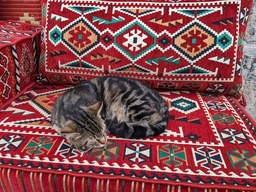
#> input picture cat_istanbul.jpg, 256 x 192 px, shrunk from 847 x 635 before the run
$ jupyter execute --allow-errors images.ipynb   (shell and % lines are left out)
#> lines starting #> are read from the running program, lines starting #| are printed output that depends on the picture; after the words box and inside, x2 and y2 are one past the last pixel; in counts of white or black regions, pixels touching at a corner belong together
### image_util.py
import numpy as np

def horizontal_flip(im):
    """
    Perform horizontal flipping on the input image.
    Args:
        im (numpy.ndarray): Input grayscale image represented as a 2D NumPy array.
    Returns:
        numpy.ndarray: Flipped image represented as a 2D NumPy array.
    Example:
        >>> image = [[1, 2, 3],
                     [4, 5, 6],
                     [7, 8, 9]]
        >>> flipped_image = horizontal_flip(image)
        >>> flipped_image
        [[3, 2, 1],
         [6, 5, 4],
         [9, 8, 7]]
    """
    im_flipped = im[:, -1::-1].copy()
    # width, height = im.shape
    ## YOUR CODE HERE
    return im_flipped


def region_avg(im, ic, jc, k=3):
    """
    Calculate the average pixel value within the kxk rectangular region
    centered at the specified coordinates.

    Args:
        im (numpy.ndarray): Input grayscale image represented as a 2D NumPy array.
        ic (int): Row index of the center of the region.
        jc (int): Column index of the center of the region.
        k: size of the region

    Returns:
        float: Average pixel value within the specified region.

    Example:
        >>> image = [[1, 2, 3],
                     [4, 5, 6],
                     [7, 8, 9]]
        >>> region_avg(image, 1, 1)
        5.0


    """
    #comment: test might have out of bound error
    start_row = max(ic - k // 2, 0)
    start_col = max(jc - k // 2, 0)
    end_row = min(ic + k // 2, im.shape[0] - 1)
    end_col = min(jc + k // 2, im.shape[1] - 1)

    region = im[start_row:end_row + 1, start_col:end_col + 1]
    return np.mean(region)

    return mean_region


def blur(im, k=3):
    """Apply a blur filter to the input image using a rectangular averaging.
    Use the region_avg function.

    Args:
        im (numpy.ndarray): Input grayscale image represented as a 2D NumPy array.
        k (int, optional): Size of the rectangular submatrix (default is 3).

    Returns:
        numpy.ndarray: Blurred image represented as a 2D NumPy array.

    """
    ## YOUR CODE HERE
    im_blurred = np.zeros(im.shape)
    for i in range(im.shape[0]):
        for j in range(im.shape[1]):
            im_blurred[i, j] = region_avg(im, i, j, k)
    return im_blurred


def region_median(im, ic, jc, k=3):
    """
    Calculate the median pixel value within the kxk rectangular region
    centered at the specified coordinates.

    Args:
        im (numpy.ndarray): Input grayscale image represented as a 2D NumPy array.
        ic (int): Row index of the center of the region.
        jc (int): Column index of the center of the region.
        k: size of the region

    Returns:
        float: Median pixel value within the specified region.

    Example:
        >>> image = [[1, 2, 3],
                     [4, 5, 6],
                     [7, 8, 9]]
        >>> region_avg(image, 1, 1)
        5.0
    """
    ## YOUR CODE HERE
    im_region = []
    start_row = max(ic - k // 2, 0)
    start_col = max(jc - k // 2, 0)
    end_row = min(ic + k // 2, im.shape[0] - 1)
    end_col = min(jc + k // 2, im.shape[1] - 1)

    region = im[start_row:end_row + 1, start_col:end_col + 1]
    return np.median(region)
    # return np.median(l)


def denoise(im, k=3):
    """Apply median filtering to denoise the input grayscale image.
    Apply region_median on each pixel.

    Args:
        im (numpy.ndarray): Input grayscale image represented as a 2D NumPy array.
        k (int, optional): Size of the rectangular region for median filtering (default is 3).

    Returns:
        numpy.ndarray: Denoised image represented as a 2D NumPy array.

    Example:
        >>> image = [[1, 2, 3],
                     [4, 5, 6],
                     [7, 8, 9]]
        >>> denoise(image)
        array([[5, 5, 5],
               [5, 5, 5],
               [5, 5, 5]], dtype=uint8)
    """
    ## YOUR CODE HERE
    im_denoised = np.zeros(im.shape)
    for i in range(im.shape[0]):
        for j in range(im.shape[1]):
            im_denoised[i, j] = region_median(im, i, j, k)
    return im_denoised


def thresholding(im, threshold=100):
    """Apply thresholding to convert the input grayscale image into a binary image.

    Args:
        im (numpy.ndarray): Input grayscale image represented as a 2D NumPy array.
        threshold (int, optional): Threshold value for pixel intensity (default is 100).

    Returns:
        numpy.ndarray: Binary image represented as a 2D NumPy array, where pixels
                       with intensity values above the threshold are set to 255 (white)
                       and pixels below the threshold are set to 0 (black).

    Example:
        >>> image = [[50, 120, 200],
                     [100, 150, 180],
                     [30, 170, 220]]
        >>> thresholding(image, threshold=100)
        array([[  0, 255, 255],
               [  0, 255, 255],
               [  0, 255, 255]], dtype=uint8)
    """
    ## YOUR CODE HERE
    im_th = np.zeros(im.shape)
    for i in range(im.shape[0]):
        for j in range(im.shape[1]):
            if im[i, j] > threshold:
                im_th[i, j] = 255
            else:
                im_th[i, j] = 0
    return im_th


def center_crop(im, x_size, y_size):
    """ Perform a center crop on the input image.
    Args:
        im (numpy.ndarray): Input image represented as a 2D NumPy array.
        x_size (int): Desired width of the cropped region.
        y_size (int): Desired height of the cropped region.
    Returns:
        numpy.ndarray: Cropped image represented as a 2D NumPy array.
    Raises:
        ValueError: If the specified crop size is larger than the  dimensions of the image.
    Example:
        >>> image = [[1, 2, 3, 4, 5],
                     [6, 7, 8, 9, 10],
                     [11, 12, 13, 14, 15],
                     [16, 17, 18, 19, 20],
                     [21, 22, 23, 24, 25]]
        >>> center_crop(np.array(image), 3, 3)
        array([[ 7,  8,  9],
               [12, 13, 14],
               [17, 18, 19])
    """
    # Here is how you can define the center
    width, height = im.shape
    if x_size > width or y_size > height:
        raise ValueError("Crop size is larger than image size.")

    ic = width // 2
    jc = height // 2
    ## YOUR CODE HERE
    start_row = max(ic - x_size // 2, 0)
    start_col = max(jc - y_size // 2, 0)
    end_row = min(start_row + x_size, width)
    end_col = min(start_col + y_size, height)

    im_cropped = im[start_row:end_row, start_col:end_col]
    return im_cropped

### images.ipynb
# Image processing testing notebook

## View

[cell 1]
import numpy as np
from image_util import horizontal_flip, region_avg, blur, denoise, thresholding, center_crop

[cell 2]
import matplotlib.pyplot as plt

plt.figure(figsize=(5, 3))
im = plt.imread("cat_istanbul.jpg")
#> im is the input picture: shape (192, 256, 3); mean R, G, B 134.9, 76, 79.9
plt.imshow(im)
plt.show()

[cell 3]
im.shape
#> Out = (192, 256, 3)

[cell 4]
im_gray = im[:,:,0]
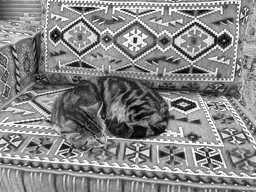
#> im_gray: shape (192, 256); min 0, max 255, mean 134.9
im_gray.shape
#> Out = (192, 256)

[cell 5]
im_gray_2=im_gray.copy()

[cell 6]
plt.figure(figsize=(5, 3))
plt.imshow(im_gray, cmap='gray')
plt.show()

[cell 7]
def show_images(image1, image2, title1='Image 1', title2='Image 2'):
    fig, axes = plt.subplots(1, 2, figsize=(9, 5))

    axes[0].imshow(image1, cmap='gray')
    axes[0].set_title(title1)
    axes[0].axis('off')

    axes[1].imshow(image2, cmap='gray')
    axes[1].set_title(title2)
    axes[1].axis('off')

    plt.show()

[cell 8]
im_noisy = plt.imread("noisy_cat.jpg")
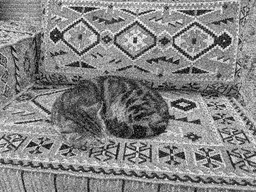
#> input picture noisy_cat.jpg, 256 x 192 px, shrunk from 847 x 635 before the run
#> im_noisy is the input picture: shape (192, 256); min 0, max 255, mean 132.4
show_images(im_gray, im_noisy, title1='Original', title2='Noisy')
#> in show_images, `plt.show()`:
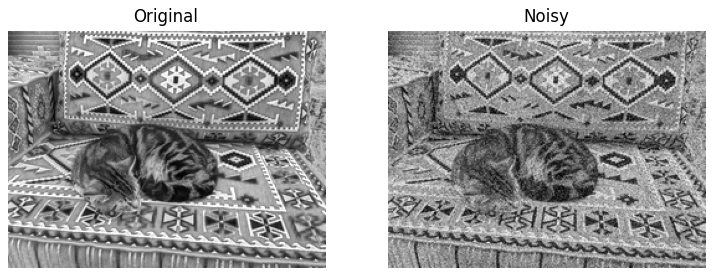
#> figure drawn by matplotlib, 2 panels

## Flip

[cell 9]
# flip
# im_gray[-1::-1, :]

# im_gray

[cell 10]
im_flipped = horizontal_flip(im_gray)
#> in horizontal_flip, `im_flipped = im[:, -1::-1].copy()`:
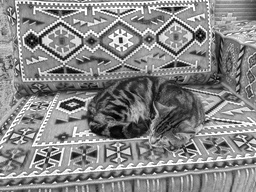
#> im_flipped: shape (192, 256); min 0, max 255, mean 134.9

[cell 11]
show_images(im_gray, im_flipped, title1='Original', title2='Flipped')

[cell 12]
# region average

im_test= np.array([[1, 2, 3], [4, 5, 6], [7, 8, 9]])
im_avg = region_avg(im_test, 1,1)
im_avg

## Blur

[cell 13]
im_blurred = blur(im_gray, 9)
#> the loop in blur, `for i in range(im.shape[0]):` made 192 passes
#> after the loop in blur, `for i in range(im.shape[0]):`:
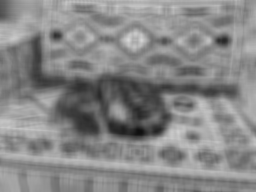
#> im_blurred: shape (192, 256) float64; min 15.23, max 215.4, mean 134.9

[cell 14]
show_images(im_gray, im_blurred, title1='Original', title2='Blurred')

## Denoise

[cell 15]
im_denoised = denoise(im_noisy)
#> after the loop in denoise, `for i in range(im.shape[0]):`:
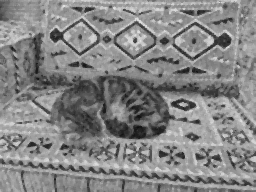
#> im_denoised: shape (192, 256) float64; min 14, max 229, mean 132.7

[cell 16]
show_images(im_denoised, im_noisy, title1='Denoised', title2='noisy')

## Thresholding

[cell 17]
im_th = thresholding(im_gray)
#> after the loop in thresholding, `for i in range(im.shape[0]):`:
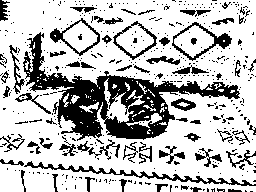
#> im_th: shape (192, 256) float64; 73.4% white; 434 black regions (371 under 20 px), largest, box (x1, y1, x2, y2) and area: (23, 32, 240, 141) 6271, (24, 161, 256, 186) 777, (172, 22, 232, 61) 459

[cell 18]
show_images(im_gray, im_th, title1='Original', title2='Thresholded')

## Center Crop

[cell 19]
image = [[1, 2, 3, 4, 5],
                     [6, 7, 8, 9, 10],
                     [11, 12, 13, 14, 15],
                     [16, 17, 18, 19, 20],
                     [21, 22, 23, 24, 25]]
center_crop(np.array(image), 3, 3)

[cell 20]
im_gray_2.shape
#> Out = (192, 256)

#> (a cell that did not finish here is left out)

im_gray.shape, im_cropped.shape
show_images(im_gray, im_cropped, title1='Original', title2='Cropped')
